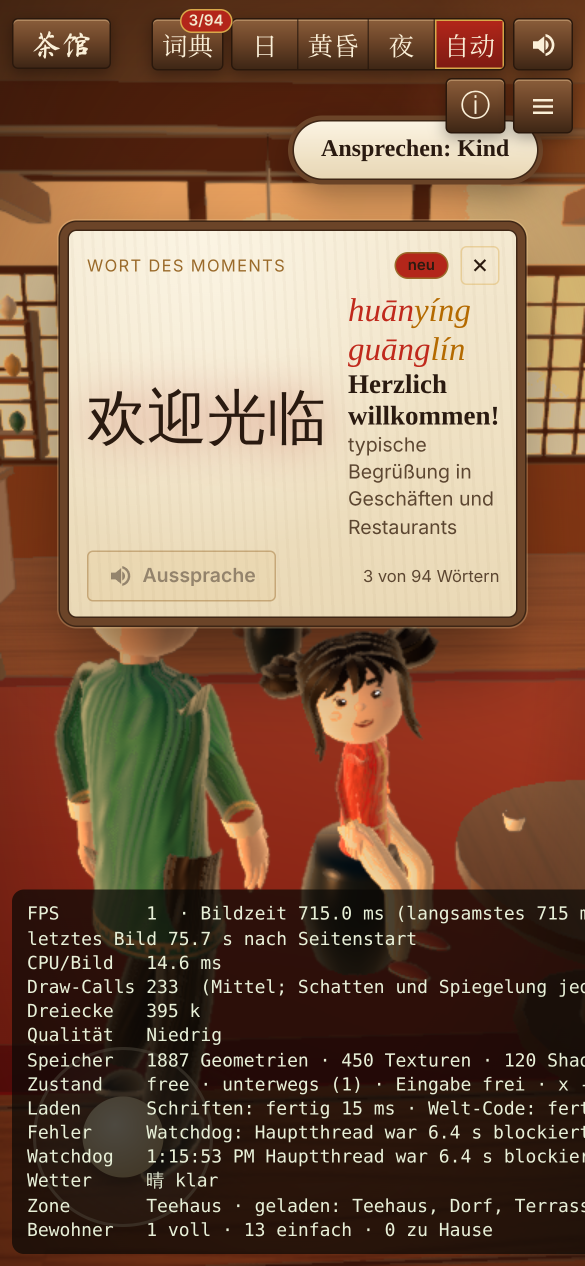
#> input picture teehaus/belastung-telefon.png, 1170 x 2532 px (shown at 1/2 size)
$ python make-avatars.py ../belastung-telefon.png ../belastung-telefon.png
#> lines starting #> are read from the running program, lines starting #| are printed output that depends on the picture; after the words box and inside, x2 and y2 are one past the last pixel; in counts of white or black regions, pixels touching at a corner belong together
"""Erzeugt die Papierfiguren-Texturen aus den freigestellten Fotos.

Ablauf (einmalig, offline):
  1. Originale von Wikimedia Commons laden (siehe Credits in src/content/credits.ts).
  2. Hintergrund lokal entfernen, z. B. mit @imgly/background-removal-node (nur als Werkzeug, wird nicht ausgeliefert).
  3. python3 scripts/make-avatars.py <jackie_cut.png> <yao_cut.png>

Die Gesichter werden nicht verändert: nur Zuschnitt, Skalierung, gerissene Papierkante und heller Papierrand.
"""
import random
import sys

from PIL import Image, ImageFilter

PAPER = (244, 234, 214, 255)
OUT = 'public/avatars'


def torn_mask(w, h, margin, seed):
    """Alpha-Maske mit unregelmäßigen 'gerissenen' Rändern an allen vier Seiten."""
    rnd = random.Random(seed)
    mask = Image.new('L', (w, h), 255)
    px = mask.load()

    def edge(n):
        vals, v = [], 0.0
        for _ in range(n):
            v = v * 0.82 + rnd.uniform(-1, 1) * 0.9
            vals.append(margin + v * margin * 0.45 + rnd.uniform(0, margin * 0.15))
        return vals

    top, bottom, left, right = edge(w), edge(w), edge(h), edge(h)
    for y in range(h):
        for x in range(w):
            if y < top[x] or y > h - 1 - bottom[x] or x < left[y] or x > w - 1 - right[y]:
                px[x, y] = 0
    return mask


def process(src, name, crop, border, seed, height=1024):
    im = Image.open(src).convert('RGBA').crop(crop)
    w, h = im.size
    alpha = im.split()[3]
    # Kanten, an denen die Person vom Bildrand abgeschnitten wird, wirken als gerissenes Papier
    alpha = Image.composite(alpha, Image.new('L', (w, h), 0), torn_mask(w, h, max(6, w // 90), seed))
    im.putalpha(alpha)
    # heller Papierrand: Silhouette erweitern
    grow = alpha.filter(ImageFilter.MaxFilter(border * 2 + 1)).filter(ImageFilter.GaussianBlur(1.2))
    grow = grow.point(lambda a: 255 if a > 110 else 0).filter(ImageFilter.GaussianBlur(0.8))
    paper = Image.new('RGBA', (w, h), PAPER)
    paper.putalpha(grow)
    paper.alpha_composite(im)
    bbox = paper.split()[3].getbbox()
    paper = paper.crop(bbox)
    scale = height / paper.height
    paper = paper.resize((round(paper.width * scale), height), Image.LANCZOS)
    paper.save(f'{OUT}/{name}.webp', 'WEBP', quality=86, method=6)
    print(name, paper.size)
    return paper


def portrait(img, name, box):
    """Quadratischer Ausschnitt (Kopf) für den Dialog."""
    p = img.crop(box).resize((256, 256), Image.LANCZOS)
    p.save(f'{OUT}/{name}-portrait.webp', 'WEBP', quality=86, method=6)


if __name__ == '__main__':
    jackie_src, yao_src = sys.argv[1], sys.argv[2]
    # Jackie: rechts steckt ein Mikrofon im Bildrand, deshalb dort schmaler zuschneiden
    j = process(jackie_src, 'jackie', (40, 30, 900, 1200), border=9, seed=7)
#> in process, `alpha = im.split()[3]`: alpha: PIL image 860x1170 L; every value is 255
#> in process, `alpha = Image.composite(alpha, Image.new('L', (w, h), 0), torn_mask(w,..`:
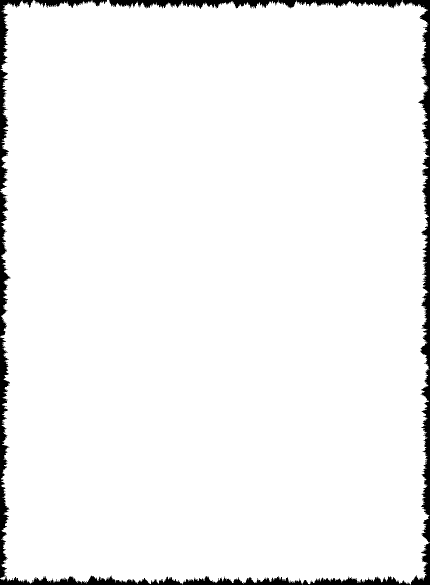
#> alpha: PIL image 860x1170 L (shown at 1/2 size); 96% white; 7 black regions, largest, box (x1, y1, x2, y2) and area: (0, 675, 820, 1170) 12982, (805, 0, 860, 1085) 11644, (218, 0, 804, 18) 5726
#> in process, `paper.alpha_composite(im)`:
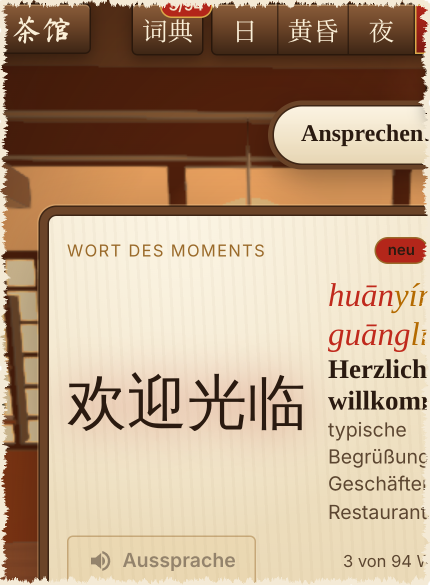
#> paper: PIL image 860x1170 RGBA (shown at 1/2 size); mean R, G, B, A 184.8, 158.1, 131.2, 255; transparent parts drawn white
#> in process, `bbox = paper.split()[3].getbbox()`: bbox = (0, 0, 860, 1170)
#| jackie (753, 1024)
    y = process(yao_src, 'yao', (0, 0, 1240, 1210), border=10, seed=11)
#> call 2 of process, with src = '../belastung-telefon.png', name = 'yao', crop = (0, 0, 1240, 1210), border = 10, seed = 11, height = 1024
#> in process (call 2), `alpha = im.split()[3]`: alpha: PIL image 1240x1210 L; 94.4% white; 1 black region, box (x1, y1, x2, y2) and area: (1170, 0, 1240, 1210) 84700
#> in torn_mask (call 2), `mask = Image.new('L', (w, h), 255)`: mask: PIL image 1240x1210 L; every value is 255
#> in process (call 2), `alpha = Image.composite(alpha, Image.new('L', (w, h), 0), torn_mask(w,..`:
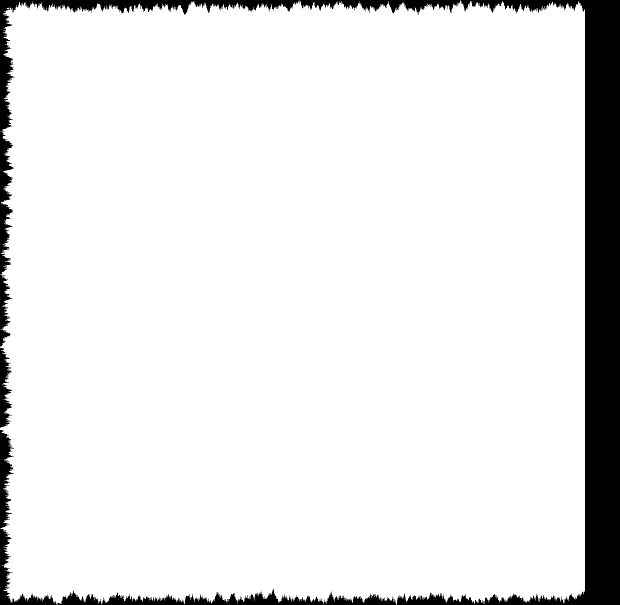
#> alpha: PIL image 1240x1210 L (shown at 1/2 size); 91% white; 7 black regions, largest, box (x1, y1, x2, y2) and area: (793, 0, 1240, 1210) 93355, (0, 0, 921, 549) 21657, (115, 1178, 792, 1210) 9282
#> in process (call 2), `paper.alpha_composite(im)`:
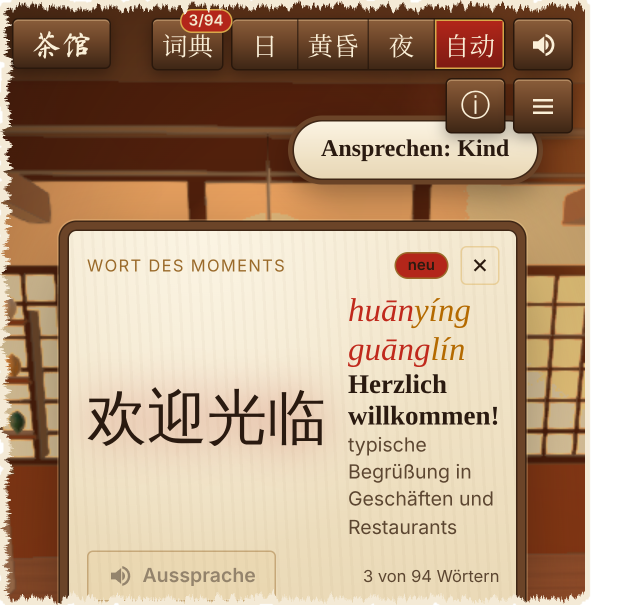
#> paper: PIL image 1240x1210 RGBA (shown at 1/2 size); mean R, G, B, A 182.5, 154.5, 126.7, 242.4; transparent parts drawn white
#> in process (call 2), `bbox = paper.split()[3].getbbox()`: bbox = (0, 0, 1182, 1210)
#> in process (call 2), `paper = paper.resize((round(paper.width * scale), height), Image.LANCZ..`:
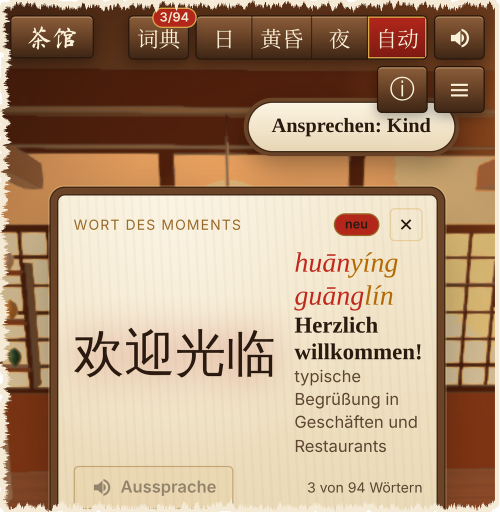
#> paper: PIL image 1000x1024 RGBA (shown at 1/2 size); mean R, G, B, A 179.4, 150.5, 122.3, 254.3; transparent parts drawn white
#| yao (1000, 1024)
    portrait(j, 'jackie', (round(j.width * 0.14), 0, round(j.width * 0.14) + round(j.width * 0.72), round(j.width * 0.72)))
#> in portrait, `p = img.crop(box).resize((256, 256), Image.LANCZOS)`:
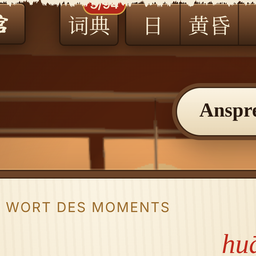
#> p: PIL image 256x256 RGBA; mean R, G, B, A 160.1, 127.9, 101.7, 255
    portrait(y, 'yao', (round(y.width * 0.21), 0, round(y.width * 0.21) + round(y.width * 0.39), round(y.width * 0.39)))
#> call 2 of portrait, with name = 'yao', box = (210, 0, 600, 390)
#> in portrait (call 2), `p = img.crop(box).resize((256, 256), Image.LANCZOS)`:
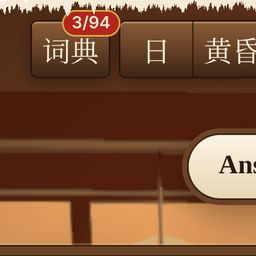
#> p: PIL image 256x256 RGBA; mean R, G, B, A 123.4, 81, 52.8, 254.9; transparent parts drawn white
